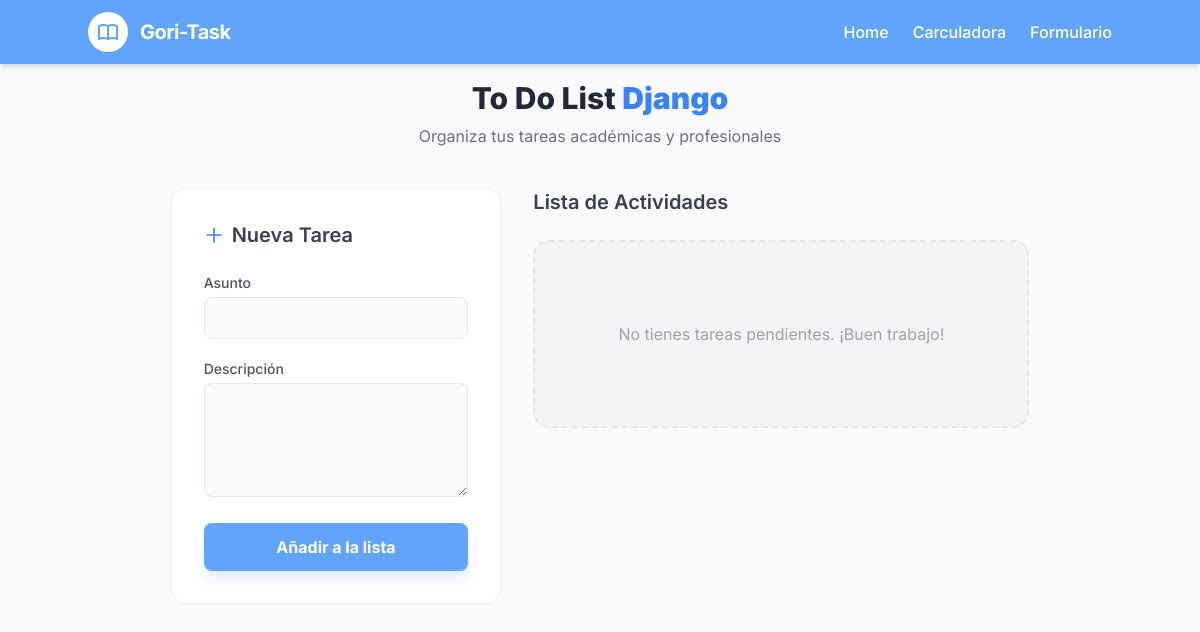
Before: /todolist/ with the older database file.
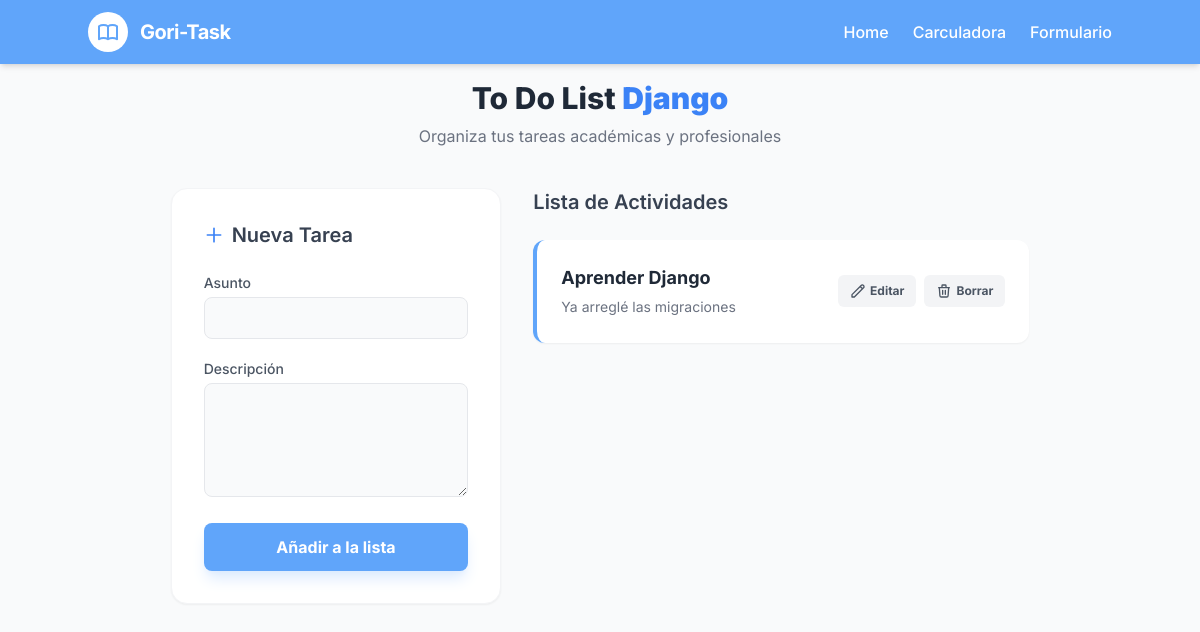
After: the same page with the newer database file.
### components/todolist/models.py (models this page shows, shortened)
class task(models.Model):
    subject = models.CharField(max_length=50)
    description = models.CharField(max_length=250)

### components/todolist/views.py (the view)
# urls.py: path('', views.todolist, name='todolist'),
def todolist(request):
    db_data = task.objects.all()
    context = {
        'db_data': db_data[::-1],
        'update': None
    }
    return render(request, 'todolist/todolist.html', context)

### components/todolist/templates/todolist/todolist.html (shortened to what the changed rows need)
<!DOCTYPE html>
<html lang="es">
<head>
    <script src="https://cdn.tailwindcss.com"></script>
</head>
<body class="bg-gray-50 min-h-screen">
    <main class="container mx-auto px-4">
        <div class="text-center mb-10">
            <h1 class="text-3xl font-extrabold text-gray-800">To Do List <span class="text-blue-500 font-black">Django</span></h1>
        </div>
        <div class="flex flex-col lg:flex-row gap-8 justify-center items-start">
            <div class="w-full lg:w-1/3 bg-white rounded-2xl shadow-sm border border-gray-100 p-8 sticky top-10">
                <h2 class="text-xl font-semibold text-gray-700 mb-6 flex items-center gap-2">
                    {% if update %}
                        <svg class="w-5 h-5 text-blue-500" fill="none" stroke="currentColor" viewBox="0 0 24 24"><path stroke-linecap="round" stroke-linejoin="round" stroke-width="2" d="M11 5H6a2 2 0 00-2 2v11a2 2 0 002 2h11a2 2 0 002-2v-5m-1.414-9.414a2 2 0 112.828 2.828L11.828 15H9v-2.828l8.586-8.586z"></path></svg>
                        Actualizar Tarea
                    {% else %}
                        <svg class="w-5 h-5 text-blue-500" fill="none" stroke="currentColor" viewBox="0 0 24 24"><path stroke-linecap="round" stroke-linejoin="round" stroke-width="2" d="M12 4v16m8-8H4"></path></svg>
                        Nueva Tarea
                    {% endif %}
                </h2>
            </div>
            <div class="w-full lg:w-1/2 space-y-4">
                <h2 class="text-xl font-semibold text-gray-700 mb-6">Lista de Actividades</h2>
                {% for data in db_data %}
                <div class="group bg-white p-6 rounded-xl shadow-sm border-l-4 border-blue-400 flex flex-col md:flex-row md:items-center justify-between hover:shadow-md transition-all">
                    <div class="space-y-1">
                        <h3 class="text-lg font-bold text-gray-800">{{ data.subject }}</h3>
                        <p class="text-gray-500 text-sm leading-relaxed">{{ data.description }}</p>
                    </div>
                    <div class="flex items-center gap-2 mt-4 md:mt-0 md:ml-4">
                        <a href="{% url 'update_form' data.id %}"
                            class="flex items-center gap-1 bg-gray-100 hover:bg-blue-100 text-gray-600 hover:text-blue-600 px-3 py-2 rounded-md text-xs font-bold transition-colors">
                            <svg class="w-4 h-4" fill="none" stroke="currentColor" viewBox="0 0 24 24"><path stroke-linecap="round" stroke-linejoin="round" stroke-width="2" d="M15.232 5.232l3.536 3.536m-2.036-5.036a2.5 2.5 0 113.536 3.536L6.5 21.036H3v-3.572L16.732 3.732z"></path></svg>
                            Editar
                        </a>
                        <a href="{% url 'delete' data.id %}"
                            class="flex items-center gap-1 bg-gray-100 hover:bg-red-100 text-gray-600 hover:text-red-600 px-3 py-2 rounded-md text-xs font-bold transition-colors">
                            <svg class="w-4 h-4" fill="none" stroke="currentColor" viewBox="0 0 24 24"><path stroke-linecap="round" stroke-linejoin="round" stroke-width="2" d="M19 7l-.867 12.142A2 2 0 0116.138 21H7.862a2 2 0 01-1.995-1.858L5 7m5 4v6m4-6v6m1-10V4a1 1 0 00-1-1h-4a1 1 0 00-1 1v3M4 7h16"></path></svg>
                            Borrar
                        </a>
                    </div>
                </div>
                {% empty %}
                <div class="text-center py-20 bg-gray-100 rounded-2xl border-2 border-dashed border-gray-200 text-gray-400">
                    <p>No tienes tareas pendientes. ¡Buen trabajo!</p>
                </div>
                {% endfor %}
            </div>
        </div>
    </main>
</body>
</html>

Changed rows visible on the page:
added task: subject "Aprender Django", description "Ya arreglé las migraciones"
Other visible differences:
text no longer shown: "No tienes tareas pendientes. ¡Buen trabajo!"
